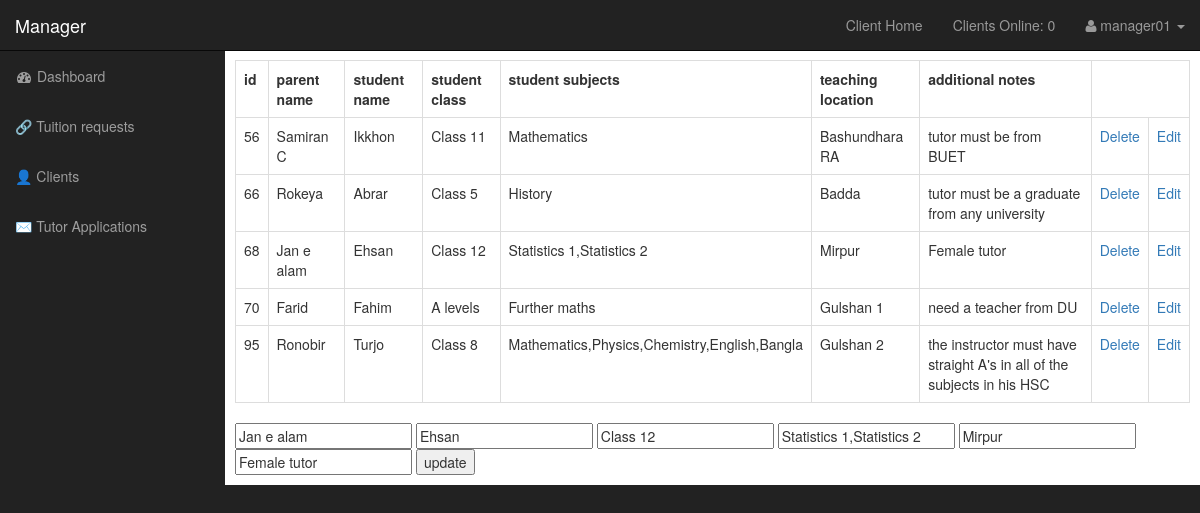
The page /manager/tuition requests.php?edit=68 (signed in) on the database its author committed.
### includes/functions.php (the view, shortened to what this page needs)
<?php
function get_result_from_db_query($query)
{
    global $connection;
    $result = mysqli_query($connection, $query);
    return $result;
}
function read_all_tuition_requests()
{
    global $connection;
    $column_names = get_result_from_db_query("DESC `tuition request`");
    echo "<tr>";
    while ($row = mysqli_fetch_assoc($column_names)) {
        echo "<th>";
        echo $row['Field'];
        echo "</th>";
    }
    echo "</tr>";
    $all_tuition_requests = get_result_from_db_query("SELECT * FROM `tuition request`");
    if (!$all_tuition_requests) {
        die("Query Failed" . mysqli_error($connection));
    } else {
        while ($row = mysqli_fetch_assoc($all_tuition_requests)) {
            $id = $row['id'];
?>
            <tr>
                <?php
                foreach ($row as $key => $value) {
                ?>
                    <td>
                        <?php
                        echo $value;
                        ?>
                    </td>
                <?php
                }
                ?>
                <?php
                echo "<td>
                 <a href='tuition requests.php?delete={$id}'>Delete</a>
                 </td>";
                echo "<td>
                 <a href='tuition requests.php?edit={$id}'>Edit</a>
                 </td>";
                ?>
            </tr>
        <?php
        }
    }
}
        ?>
        <?php
function edit_tuition_requests()
{
    if (isset($_GET['edit'])) {
        $edit_id = $_GET['edit'];
        $tuition_request = get_result_from_db_query("SELECT * FROM `tuition request` WHERE id={$edit_id}");
        while ($row = mysqli_fetch_assoc($tuition_request)) {
            $parent_name = $row['parent name'];
            $student_name = $row['student name'];
            $student_class = $row['student class'];
            $student_subjects = $row['student subjects'];
            $teaching_location = $row['teaching location'];
            $additional_notes = $row['additional notes'];
        ?>
            <form action="tuition requests.php" method="post">
                <input value="<?php if (isset($parent_name)) {
                                    echo $parent_name;
                                } ?>" type="text" name="parent_name" id="">
                <input value="<?php if (isset($student_name)) {
                                    echo $student_name;
                                } ?>" type="text" name="student_name" id="">
                <input value="<?php if (isset($student_class)) {
                                    echo $student_class;
                                } ?>" type="text" name="student_class" id="">
                <input value="<?php if (isset($student_subjects)) {
                                    echo $student_subjects;
                                } ?>" type="text" name="student_subjects" id="">
                <input value="<?php if (isset($teaching_location)) {
                                    echo $teaching_location;
                                } ?>" type="text" name="teaching_location" id="">
                <input value="<?php if (isset($additional_notes)) {
                                    echo $additional_notes;
                                } ?>" type="text" name="additional_notes" id="">
                <input type="submit" name="update" value="update">
            </form>
        <?php
        }
    }
}
        ?>

### manager/css/sb-admin.css (style rules this page uses)
body { margin-top: 100px; background-color: #222; }
@media (min-width:768px) { body { margin-top: 50px; } }

### rows shown on the page
tuition request: id "56", parent name "Samiran C", student name "Ikkhon", student class "Class 11", student subjects "Mathematics", teaching location "Bashundhara RA", additional notes "tutor must be from BUET"
tuition request: id "66", parent name "Rokeya", student name "Abrar", student class "Class 5", student subjects "History", teaching location "Badda", additional notes "tutor must be a graduate from any university"
tuition request: id "68", parent name "Jan e alam", student name "Ehsan", student class "Class 12", student subjects "Statistics 1,Statistics 2", teaching location "Mirpur", additional notes "Female tutor", parent_name "Jan e alam", student_name "Ehsan", student_class "Class 12", student_subjects "Statistics 1,Statistics 2", teaching_location "Mirpur", additional_notes "Female tutor"
tuition request: id "70", parent name "Farid", student name "Fahim", student class "A levels", student subjects "Further maths", teaching location "Gulshan 1", additional notes "need a teacher from DU"
tuition request: id "95", parent name "Ronobir", student name "Turjo", student class "Class 8", student subjects "Mathematics,Physics,Chemistry,English,Bangla", teaching location "Gulshan 2", additional notes "the instructor must have straight A's in all of the subjects in his HSC"

### other values the page prints
count_clients_online() "0"
$_SESSION['user_full_name'] "manager01"
$row['Field'] "id"
$row['Field'] "parent name"
$row['Field'] "student name"
$row['Field'] "student class"
$row['Field'] "student subjects"
$row['Field'] "teaching location"
$row['Field'] "additional notes"
